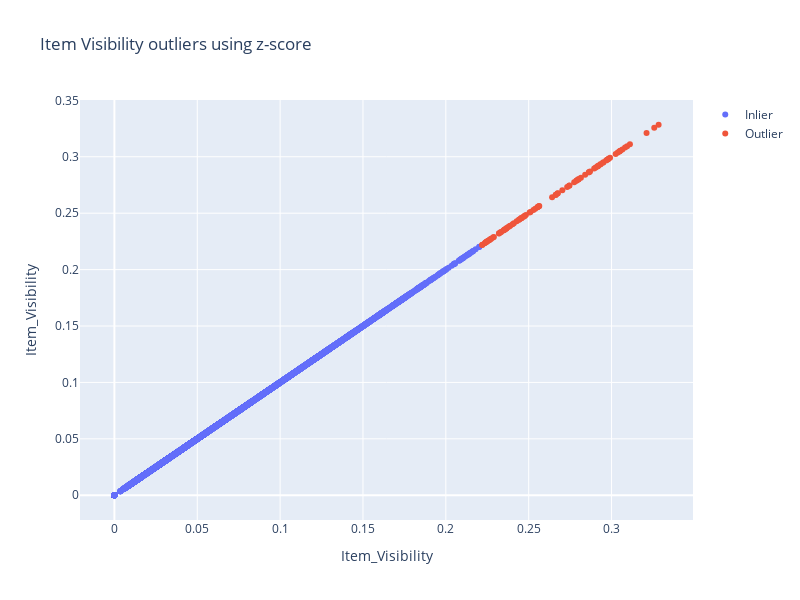

Notebook source saved alongside this figure:
### Code cell
fig = go.Figure()

fig.add_trace(go.Scatter(
    x=df_outlier.loc[df_outlier['outlier'] == '0', 'Item_Visibility'],
    y=df_outlier.loc[df_outlier['outlier'] == '0', 'Item_Visibility'],
    mode='markers',
    name='Inlier'
))

fig.add_trace(go.Scatter(
    x=df_outlier.loc[df_outlier['outlier'] == '1', 'Item_Visibility'],
    y=df_outlier.loc[df_outlier['outlier'] == '1', 'Item_Visibility'],
    mode='markers',
    name='Outlier'  
))

fig.update_layout(
        title=f'<span>Item Visibility outliers using z-score</span>', 
        autosize=False,
        width=800,
        height=600,
        xaxis=dict(title=f'<span>Item_Visibility</span>'),
        yaxis=dict(title=f'<span>Item_Visibility</span>')
    )

fig.show()

### Figure 1 — Plotly figure (JSON) as saved in the notebook; plotly's stock layout.template omitted (floating-point values rounded to 4 significant figures; data arrays with more than 128 entries replaced by an {"elided": "..."} marker saying what was removed)
{"data": [{"mode": "markers", "name": "Inlier", "type": "scatter", "x": {"elided": "8428 float values"}, "y": {"elided": "8428 float values"}}, {"mode": "markers", "name": "Outlier", "type": "scatter", "x": [0.2554, 0.2934, 0.279, 0.2919, 0.2641, 0.229, 0.2979, 0.233, 0.3284, 0.2473, 0.2272, 0.2234, 0.2674, 0.2564, 0.2441, 0.2553, 0.2248, 0.2242, 0.2455, 0.2364, 0.2703, 0.3211, 0.2483, 0.2744, 0.2354, 0.2411, 0.3037, 0.2321, 0.2377, 0.2221, 0.2949, 0.2841, 0.2347, 0.3094, 0.2775, 0.2539, 0.2366, 0.2285, 0.2321, 0.3049, 0.2918, 0.2428, 0.2982, 0.3258, 0.2662, 0.2559, 0.2475, 0.2732, 0.2255, 0.3081, 0.2455, 0.2676, 0.2334, 0.2931, 0.2904, 0.2529, 0.2802, 0.3047, 0.2949, 0.287, 0.3025, 0.2863, 0.2454, 0.2511, 0.2895, 0.2261, 0.2359, 0.2467, 0.2384, 0.224, 0.2388, 0.2967, 0.3053, 0.2914, 0.2403, 0.2562, 0.2798, 0.2365, 0.2219, 0.2443, 0.2864, 0.3111, 0.2263, 0.2815, 0.2787, 0.2352, 0.3065, 0.2246, 0.2506, 0.2746, 0.2991, 0.2799, 0.2973, 0.2664, 0.2273], "y": [0.2554, 0.2934, 0.279, 0.2919, 0.2641, 0.229, 0.2979, 0.233, 0.3284, 0.2473, 0.2272, 0.2234, 0.2674, 0.2564, 0.2441, 0.2553, 0.2248, 0.2242, 0.2455, 0.2364, 0.2703, 0.3211, 0.2483, 0.2744, 0.2354, 0.2411, 0.3037, 0.2321, 0.2377, 0.2221, 0.2949, 0.2841, 0.2347, 0.3094, 0.2775, 0.2539, 0.2366, 0.2285, 0.2321, 0.3049, 0.2918, 0.2428, 0.2982, 0.3258, 0.2662, 0.2559, 0.2475, 0.2732, 0.2255, 0.3081, 0.2455, 0.2676, 0.2334, 0.2931, 0.2904, 0.2529, 0.2802, 0.3047, 0.2949, 0.287, 0.3025, 0.2863, 0.2454, 0.2511, 0.2895, 0.2261, 0.2359, 0.2467, 0.2384, 0.224, 0.2388, 0.2967, 0.3053, 0.2914, 0.2403, 0.2562, 0.2798, 0.2365, 0.2219, 0.2443, 0.2864, 0.3111, 0.2263, 0.2815, 0.2787, 0.2352, 0.3065, 0.2246, 0.2506, 0.2746, 0.2991, 0.2799, 0.2973, 0.2664, 0.2273]}], "layout": {"autosize": false, "height": 600, "title": {"text": "<span>Item Visibility outliers using z-score</span>"}, "width": 800, "xaxis": {"title": {"text": "<span>Item_Visibility</span>"}}, "yaxis": {"title": {"text": "<span>Item_Visibility</span>"}}}}
